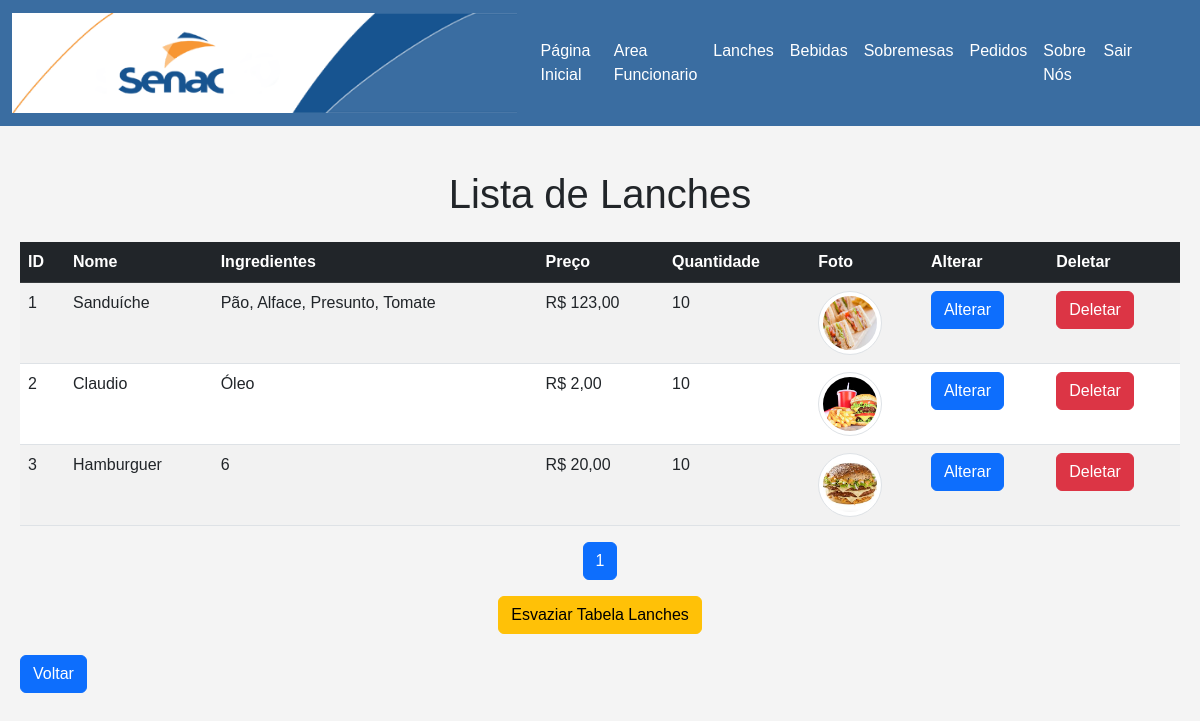
Screenshot of /teste_mateus/lista_lanches.php (signed in) with the database file from the repository.
### tables this page shows
CREATE TABLE IF NOT EXISTS `lanches` (
  `id_lanches` int(11) NOT NULL AUTO_INCREMENT,
  `nome` varchar(50) NOT NULL,
  `ingredientes` varchar(300) NOT NULL,
  `preco` varchar(20) NOT NULL,
  `quantidade` int(11) NOT NULL,
  `foto` varchar(300) NOT NULL,
  PRIMARY KEY (`id_lanches`)
);

### teste_mateus/lista_lanches.php (the view, shortened to what this page needs)
<?php
include("conexao.php");
$limite = 10;
$pagina = (isset($_GET['pagina'])) ? (int) $_GET['pagina'] : 1;
$inicio = ($pagina - 1) * $limite;
$consultar_banco = "SELECT id_lanches, nome, ingredientes, preco, quantidade, foto FROM lanches LIMIT $inicio, $limite";
$retorno_consulta = $mysqli->query($consultar_banco) or die($mysqli->error);
$consulta_total = $mysqli->query("SELECT COUNT(*) as total FROM lanches");
$total_lanches = $consulta_total->fetch_assoc()['total'];
$total_paginas = ceil($total_lanches / $limite);
?>
<!DOCTYPE html>
<html lang="pt-br">
<head>
    <link href="https://cdn.jsdelivr.net/npm/bootstrap@5.3.0-alpha3/dist/css/bootstrap.min.css" rel="stylesheet">
    <link rel="stylesheet" href="gabriell.css">
</head>
<body>
    <?php include("menu.php"); ?>
    <div class="container">
        <h1 class="my-4 text-center">Lista de Lanches</h1>
        <div class="table-responsive">
            <table class="table table-striped">
                <thead class="table-dark">
                    <tr>
                        <th>ID</th>
                        <th>Nome</th>
                        <th>Ingredientes</th>
                        <th>Preço</th>
                        <th>Quantidade</th>
                        <th>Foto</th>
                        <th>Alterar</th>
                        <th>Deletar</th>
                    </tr>
                </thead>
                <tbody>
                    <?php while ($lanches = $retorno_consulta->fetch_assoc()) { ?>
                        <tr>
                            <td><?php echo htmlspecialchars($lanches['id_lanches'], ENT_QUOTES, 'UTF-8'); ?></td>
                            <td><?php echo htmlspecialchars($lanches['nome'], ENT_QUOTES, 'UTF-8'); ?></td>
                            <td><?php echo htmlspecialchars($lanches['ingredientes'], ENT_QUOTES, 'UTF-8'); ?></td>
                            <td><?php echo 'R$ ' . number_format($lanches['preco'], 2, ',', '.'); ?></td>
                            <td><?php echo number_format($lanches['quantidade'], 0); ?></td>
                            <td>
                                <img src="<?php echo htmlspecialchars($lanches['foto'], ENT_QUOTES, 'UTF-8'); ?>"
                                     class="img-thumbnail"
                                     alt="<?php echo htmlspecialchars($lanches['nome'], ENT_QUOTES, 'UTF-8'); ?>">
                            </td>
                            <td>
                                <a class="btn btn-primary" href="alterar_lanches.php?id_alterar=<?php echo $lanches['id_lanches']; ?>">Alterar</a>
                            </td>
                            <td>
                                <a class="btn btn-danger" href="deletar_lanches.php?id_deletar=<?php echo $lanches['id_lanches']; ?>">Deletar</a>
                            </td>
                        </tr>
                    <?php } ?>
                </tbody>
            </table>
        </div>
        <nav>
            <ul class="pagination justify-content-center">
                <?php for ($i = 1; $i <= $total_paginas; $i++) { ?>
                    <li class="page-item <?php if ($pagina == $i) echo 'active'; ?>">
                        <a class="page-link" href="?pagina=<?php echo $i; ?>"><?php echo $i; ?></a>
                    </li>
                <?php } ?>
            </ul>
        </nav>
        <form method="post" class="text-center"
              onsubmit="return confirm('Você tem certeza que deseja esvaziar a tabela de lanches?');">
            <button type="submit" name="truncate_lanches" class="btn btn-warning">Esvaziar Tabela Lanches</button>
        </form>
        <div class="back-button mt-3">
            <a class="btn btn-primary" href="area_funcionarios.php">Voltar</a>
        </div>
    </div>
</body>
</html>

### teste_mateus/gabriell.css (style rules this page uses)
body { font-family: Arial, sans-serif; margin: 0; padding: 0; }
body { font-family: Arial, sans-serif; margin: 0; padding: 0; background-color: #f4f4f4; }
.container { max-width: 1200px; margin: 0 auto; padding: 20px; }
h1 { margin: 0; }

### teste_mateus/lista_lanches.php (style rules this page uses)
.img-thumbnail { width: 4rem; height: 4rem; object-fit: cover; border-radius: 50%; }
.btn { margin-bottom: 5px; }
.table-responsive { overflow-x: auto; }

### rows the page displays
lanches: id_lanches "1", nome "Sanduíche", ingredientes "Pão, Alface, Presunto, Tomate", preco "123,00", quantidade "10", foto (picture)
lanches: id_lanches "2", nome "Claudio", ingredientes "Óleo", preco "2,00", quantidade "10", foto (picture)
lanches: id_lanches "3", nome "Hamburguer", ingredientes "6", preco "20,00", quantidade "10", foto (picture)
